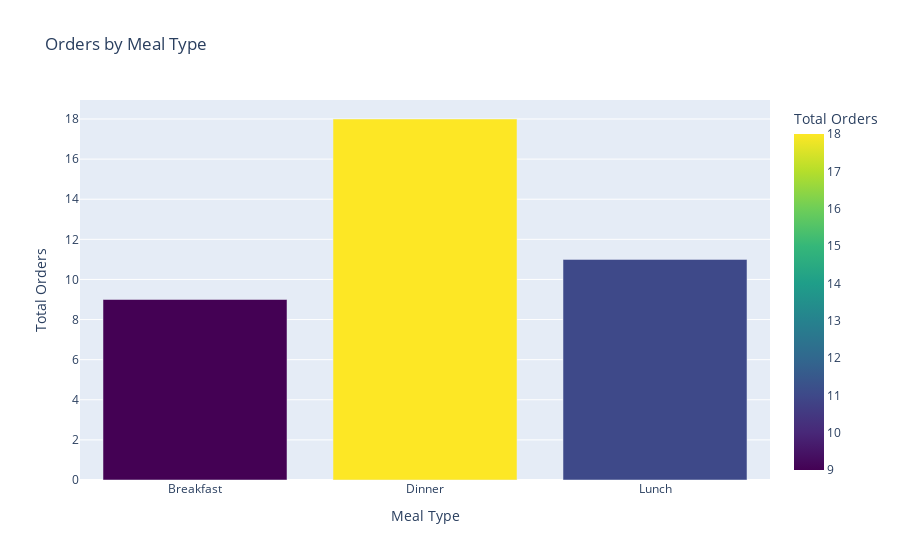

The code cell stored with this chart in its notebook:
### Markdown cell above
### Session Duration vs Total Orders

The scatter plot above illustrates the relationship between session duration (in minutes) and the total number of orders placed by users. From the plot, we can observe whether longer session durations correlate with a higher number of orders. This insight can help identify whether longer cooking sessions lead to more user engagement and a greater number of orders.

For example, if longer sessions are associated with higher order counts, businesses might want to optimize the duration of cooking sessions to encourage more orders. On the other hand, if shorter sessions lead to higher engagement, it could suggest that customers prefer quicker sessions.

The color intensity of the points represents the total number of orders, helping to further differentiate the trends across various session durations.

### Code cell
# Group by meal type to analyze orders and ratings
meal_type_analysis = final_data.groupby('Meal Type_y').agg(
    total_orders=('Order ID', 'count'),
    avg_session_rating=('Session Rating', 'mean')
).reset_index()

# Visualization: Meal Type vs Total Orders using Plotly
import plotly.express as px

fig = px.bar(meal_type_analysis, 
             x='Meal Type_y', 
             y='total_orders', 
             title='Orders by Meal Type',
             labels={'Meal Type_y': 'Meal Type', 'total_orders': 'Total Orders'},
             color='total_orders', 
             color_continuous_scale='Viridis')  # Using a valid color scale 'Viridis'

fig.show()

### Figure 1 — Plotly figure (JSON) as saved in the notebook; plotly's stock layout.template omitted (floating-point values rounded to 4 significant figures)
{"data": [{"alignmentgroup": "True", "hovertemplate": "Meal Type=%{x}<br>Total Orders=%{marker.color}<extra></extra>", "legendgroup": "", "marker": {"color": [9, 18, 11], "coloraxis": "coloraxis", "pattern": {"shape": ""}}, "name": "", "offsetgroup": "", "orientation": "v", "showlegend": false, "textposition": "auto", "type": "bar", "x": ["Breakfast", "Dinner", "Lunch"], "xaxis": "x", "y": [9, 18, 11], "yaxis": "y"}], "layout": {"autosize": true, "barmode": "relative", "coloraxis": {"colorbar": {"title": {"text": "Total Orders"}}, "colorscale": [[0, "#440154"], [0.1111, "#482878"], [0.2222, "#3e4989"], [0.3333, "#31688e"], [0.4444, "#26828e"], [0.5556, "#1f9e89"], [0.6667, "#35b779"], [0.7778, "#6ece58"], [0.8889, "#b5de2b"], [1, "#fde725"]]}, "legend": {"tracegroupgap": 0}, "title": {"text": "Orders by Meal Type"}, "xaxis": {"anchor": "y", "autorange": true, "domain": [0, 1], "range": [-0.5, 2.5], "title": {"text": "Meal Type"}, "type": "category"}, "yaxis": {"anchor": "x", "autorange": true, "domain": [0, 1], "range": [0, 18.95], "title": {"text": "Total Orders"}, "type": "linear"}}}
